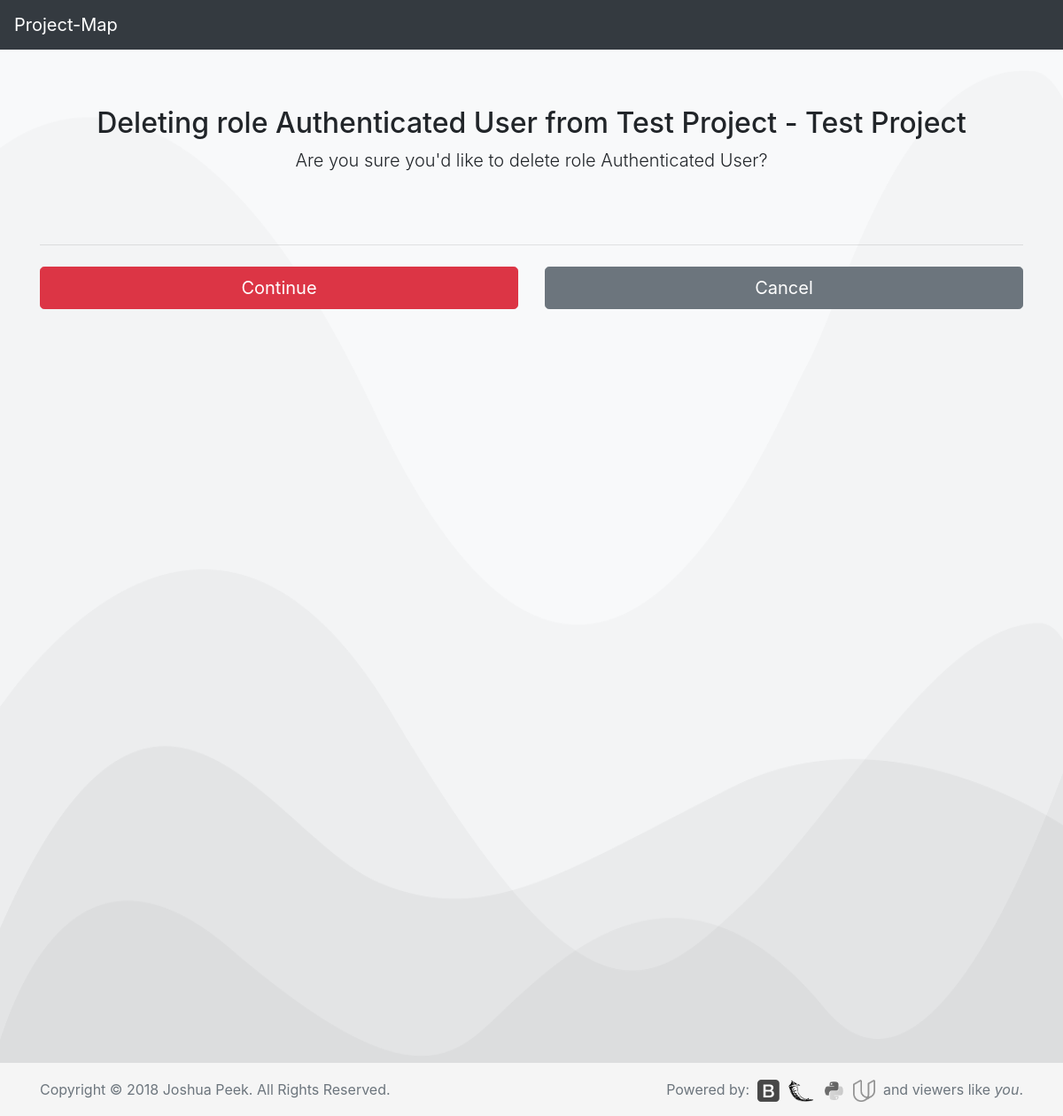
Before: /rle?1&d with the older database file.
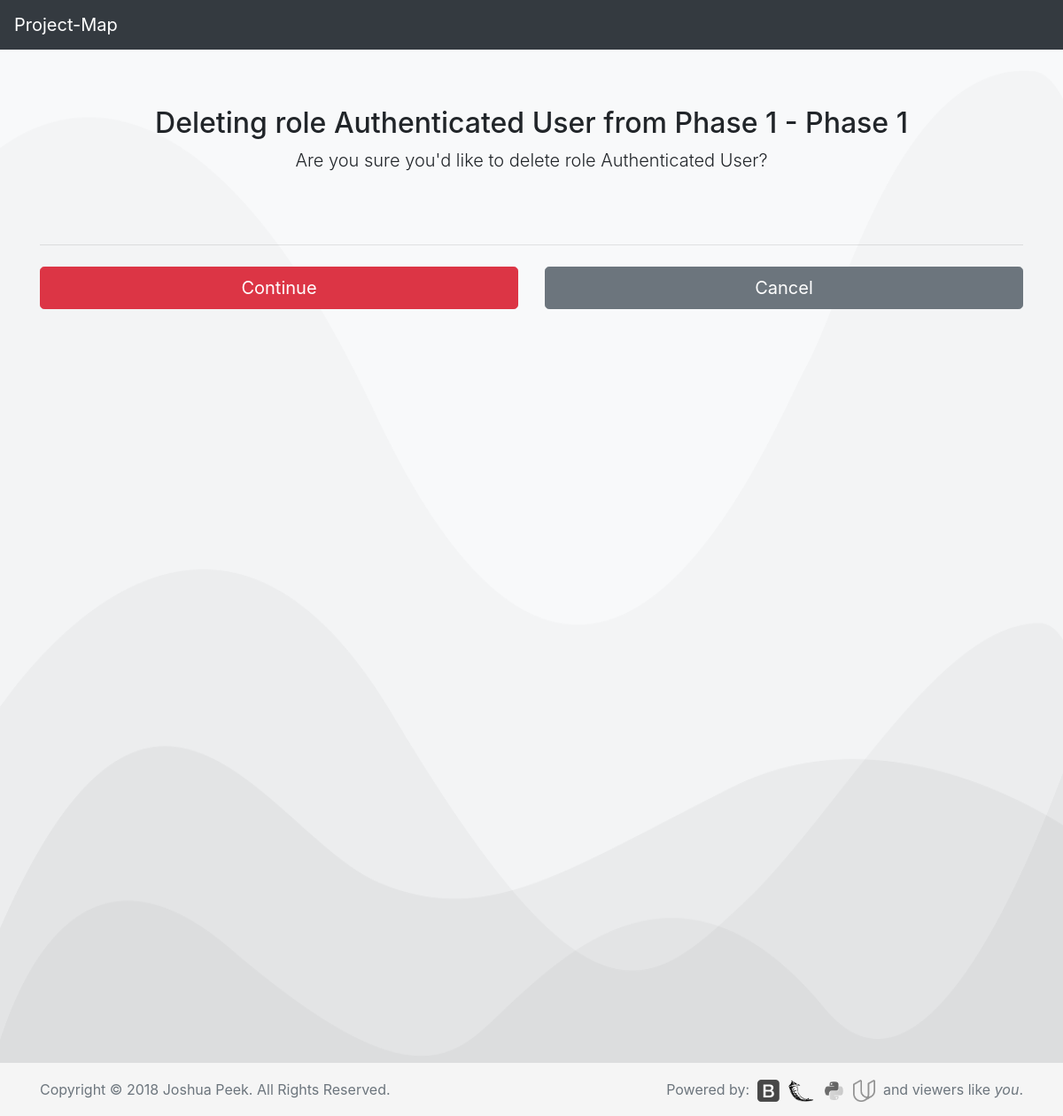
After: the same page with the newer database file.
### database_setup.py (models this page shows, shortened)
class Project(Base):
    __tablename__ = 'project'
    id = Column(Integer, primary_key=True)
    title = Column(String(250), nullable=False)
    description = Column(String(500))
    org_id = Column(Integer, ForeignKey('org.id'))
    org = relationship(Org)

### app.py (the view)
@app.route('/rle?<int:role_id>&d', methods=['GET', 'POST'])
def delRole(role_id):
    delRole = session.query(Role).filter_by(id=role_id).one()
    project = session.query(Project).filter_by(id=delRole.project.id).one()
    org_id=project.org.id
    if request.method == 'POST':
        session.delete(delRole)
        session.commit()
        flash("Role Removed")
        return redirect(url_for('projectPage',org_id=org_id,
                                 project_id=project.id))
    else:
        return render_template('delete/role.html', i=delRole, project=project)

### templates/delete/role.html (shortened to what this page needs)
<!doctype html>
<html lang="en">
  {% include "header.html" %}
  <body>
    <nav class="navbar navbar-expand-md navbar-dark fixed-top bg-dark">
      <a class="navbar-brand" href="/">Project-Map</a>
    </nav>
  <body class="bg-light">
    <div class="container">
      <div class="py-5 text-center">
        <h2>Deleting role {{i.title}} from {{project.title}} - {{i.project.title}}</h2>
        <p class="lead">Are you sure you'd like to delete role {{i.title}}?</p>
      </div>
      <div class="row">
        <div class="col-md-12 order-md-1">
          <form class="needs-validation" action='{{url_for('delRole', role_id=i.id)}}' method='post' novalidate>
            <hr class="mb-4">
            <div class="row">
              <div class="col-md-6 mb-3">
                <button class="btn btn-danger btn-lg btn-block" type="Edit">Continue</button>
              </div>
          </form>
              <div class="col-md-6 mb-3">
                <form action="{{url_for('projectPage', org_id=project.org.id, project_id=i.project.id)}}">
                  <button class="btn btn-secondary btn-lg btn-block" type="submit">Cancel</button>
                </form>
              </div>
            </div>
        </div>
      </div>
  {% include "footer.html" %}
  </body>
</html>

Changed rows visible on the page:
changed Project: title "Test Project" → "Phase 1"; project "Test Project" → "Phase 1"
